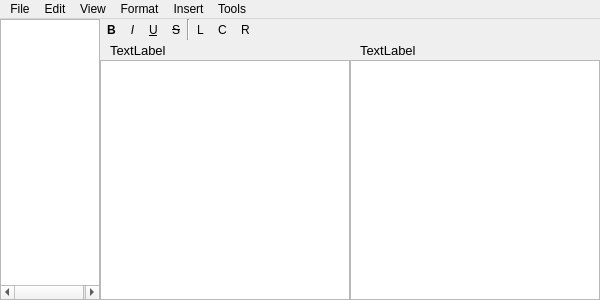
<?xml version="1.0" encoding="UTF-8"?>
<ui version="4.0">
 <class>MainWindow</class>
 <widget class="QMainWindow" name="MainWindow">
  <property name="geometry">
   <rect>
    <x>0</x>
    <y>0</y>
    <width>600</width>
    <height>300</height>
   </rect>
  </property>
  <property name="sizePolicy">
   <sizepolicy hsizetype="MinimumExpanding" vsizetype="MinimumExpanding">
    <horstretch>0</horstretch>
    <verstretch>0</verstretch>
   </sizepolicy>
  </property>
  <property name="minimumSize">
   <size>
    <width>600</width>
    <height>300</height>
   </size>
  </property>
  <property name="windowTitle">
   <string>Panja</string>
  </property>
  <widget class="QWidget" name="centralWidget">
   <property name="sizePolicy">
    <sizepolicy hsizetype="MinimumExpanding" vsizetype="MinimumExpanding">
     <horstretch>0</horstretch>
     <verstretch>0</verstretch>
    </sizepolicy>
   </property>
   <property name="layoutDirection">
    <enum>Qt::LeftToRight</enum>
   </property>
   <layout class="QHBoxLayout" name="horizontalLayout_3">
    <item>
     <widget class="QWidget" name="widget_3" native="true">
      <property name="sizePolicy">
       <sizepolicy hsizetype="Minimum" vsizetype="Preferred">
        <horstretch>0</horstretch>
        <verstretch>0</verstretch>
       </sizepolicy>
      </property>
      <property name="minimumSize">
       <size>
        <width>100</width>
        <height>0</height>
       </size>
      </property>
      <property name="maximumSize">
       <size>
        <width>200</width>
        <height>16777215</height>
       </size>
      </property>
      <layout class="QVBoxLayout" name="verticalLayout_2">
       <item>
        <widget class="QTreeWidget" name="treeWidget">
         <property name="contextMenuPolicy">
          <enum>Qt::CustomContextMenu</enum>
         </property>
         <property name="editTriggers">
          <set>QAbstractItemView::EditKeyPressed</set>
         </property>
         <property name="dragDropMode">
          <enum>QAbstractItemView::InternalMove</enum>
         </property>
         <property name="alternatingRowColors">
          <bool>true</bool>
         </property>
         <property name="indentation">
          <number>10</number>
         </property>
         <property name="headerHidden">
          <bool>true</bool>
         </property>
         <property name="expandsOnDoubleClick">
          <bool>false</bool>
         </property>
         <column>
          <property name="text">
           <string notr="true">1</string>
          </property>
         </column>
        </widget>
       </item>
      </layout>
     </widget>
    </item>
    <item>
     <widget class="QWidget" name="widget_2" native="true">
      <property name="sizePolicy">
       <sizepolicy hsizetype="MinimumExpanding" vsizetype="MinimumExpanding">
        <horstretch>0</horstretch>
        <verstretch>0</verstretch>
       </sizepolicy>
      </property>
      <layout class="QVBoxLayout" name="verticalLayout">
       <item>
        <widget class="QWidget" name="widgetTools" native="true">
         <layout class="QHBoxLayout" name="horizontalLayout">
          <property name="spacing">
           <number>0</number>
          </property>
          <property name="sizeConstraint">
           <enum>QLayout::SetDefaultConstraint</enum>
          </property>
          <property name="leftMargin">
           <number>0</number>
          </property>
          <property name="topMargin">
           <number>0</number>
          </property>
          <property name="rightMargin">
           <number>0</number>
          </property>
          <property name="bottomMargin">
           <number>0</number>
          </property>
          <item>
           <widget class="QToolButton" name="ButtonBold">
            <property name="enabled">
             <bool>true</bool>
            </property>
            <property name="sizePolicy">
             <sizepolicy hsizetype="Fixed" vsizetype="Fixed">
              <horstretch>0</horstretch>
              <verstretch>0</verstretch>
             </sizepolicy>
            </property>
            <property name="font">
             <font>
              <weight>75</weight>
              <bold>true</bold>
             </font>
            </property>
            <property name="text">
             <string>B</string>
            </property>
            <property name="iconSize">
             <size>
              <width>16</width>
              <height>16</height>
             </size>
            </property>
            <property name="checkable">
             <bool>true</bool>
            </property>
            <property name="toolButtonStyle">
             <enum>Qt::ToolButtonTextOnly</enum>
            </property>
            <property name="autoRaise">
             <bool>true</bool>
            </property>
           </widget>
          </item>
          <item>
           <widget class="QToolButton" name="ButtonItalic">
            <property name="font">
             <font>
              <italic>true</italic>
             </font>
            </property>
            <property name="text">
             <string>I</string>
            </property>
            <property name="checkable">
             <bool>true</bool>
            </property>
            <property name="toolButtonStyle">
             <enum>Qt::ToolButtonTextOnly</enum>
            </property>
            <property name="autoRaise">
             <bool>true</bool>
            </property>
           </widget>
          </item>
          <item>
           <widget class="QToolButton" name="ButtonUnderline">
            <property name="font">
             <font>
              <underline>true</underline>
             </font>
            </property>
            <property name="text">
             <string>U</string>
            </property>
            <property name="checkable">
             <bool>true</bool>
            </property>
            <property name="toolButtonStyle">
             <enum>Qt::ToolButtonTextOnly</enum>
            </property>
            <property name="autoRaise">
             <bool>true</bool>
            </property>
           </widget>
          </item>
          <item>
           <widget class="QToolButton" name="ButtonStrike">
            <property name="font">
             <font>
              <strikeout>true</strikeout>
             </font>
            </property>
            <property name="text">
             <string>S</string>
            </property>
            <property name="checkable">
             <bool>true</bool>
            </property>
            <property name="toolButtonStyle">
             <enum>Qt::ToolButtonTextOnly</enum>
            </property>
            <property name="autoRaise">
             <bool>true</bool>
            </property>
           </widget>
          </item>
          <item>
           <widget class="Line" name="line">
            <property name="orientation">
             <enum>Qt::Vertical</enum>
            </property>
           </widget>
          </item>
          <item>
           <widget class="QToolButton" name="ButtonAlignL">
            <property name="text">
             <string>L</string>
            </property>
            <property name="autoRaise">
             <bool>true</bool>
            </property>
           </widget>
          </item>
          <item>
           <widget class="QToolButton" name="ButtonAlignC">
            <property name="text">
             <string>C</string>
            </property>
            <property name="autoRaise">
             <bool>true</bool>
            </property>
           </widget>
          </item>
          <item>
           <widget class="QToolButton" name="ButtonAlignR">
            <property name="text">
             <string>R</string>
            </property>
            <property name="autoRaise">
             <bool>true</bool>
            </property>
           </widget>
          </item>
          <item>
           <spacer name="horizontalSpacer">
            <property name="orientation">
             <enum>Qt::Horizontal</enum>
            </property>
            <property name="sizeHint" stdset="0">
             <size>
              <width>40</width>
              <height>20</height>
             </size>
            </property>
           </spacer>
          </item>
         </layout>
        </widget>
       </item>
       <item>
        <widget class="QWidget" name="multiViewLabels" native="true">
         <layout class="QHBoxLayout" name="horizontalLayout_4">
          <item>
           <spacer name="horizontalSpacer_2">
            <property name="orientation">
             <enum>Qt::Horizontal</enum>
            </property>
            <property name="sizeType">
             <enum>QSizePolicy::Minimum</enum>
            </property>
            <property name="sizeHint" stdset="0">
             <size>
              <width>10</width>
              <height>20</height>
             </size>
            </property>
           </spacer>
          </item>
          <item>
           <widget class="QLabel" name="labelViewMain">
            <property name="sizePolicy">
             <sizepolicy hsizetype="Expanding" vsizetype="Preferred">
              <horstretch>0</horstretch>
              <verstretch>0</verstretch>
             </sizepolicy>
            </property>
            <property name="font">
             <font>
              <pointsize>10</pointsize>
             </font>
            </property>
            <property name="text">
             <string>TextLabel</string>
            </property>
           </widget>
          </item>
          <item>
           <spacer name="horizontalSpacer_3">
            <property name="orientation">
             <enum>Qt::Horizontal</enum>
            </property>
            <property name="sizeType">
             <enum>QSizePolicy::Minimum</enum>
            </property>
            <property name="sizeHint" stdset="0">
             <size>
              <width>10</width>
              <height>20</height>
             </size>
            </property>
           </spacer>
          </item>
          <item>
           <widget class="QLabel" name="labelViewOther">
            <property name="sizePolicy">
             <sizepolicy hsizetype="Expanding" vsizetype="Preferred">
              <horstretch>0</horstretch>
              <verstretch>0</verstretch>
             </sizepolicy>
            </property>
            <property name="font">
             <font>
              <pointsize>10</pointsize>
             </font>
            </property>
            <property name="text">
             <string>TextLabel</string>
            </property>
           </widget>
          </item>
         </layout>
        </widget>
       </item>
       <item>
        <widget class="QWidget" name="widgetTextEdit" native="true">
         <layout class="QHBoxLayout" name="horizontalLayout_2">
          <item>
           <widget class="PTextEdit" name="textEditMain">
            <property name="enabled">
             <bool>true</bool>
            </property>
            <property name="sizePolicy">
             <sizepolicy hsizetype="Expanding" vsizetype="Expanding">
              <horstretch>0</horstretch>
              <verstretch>0</verstretch>
             </sizepolicy>
            </property>
            <property name="tabStopWidth">
             <number>40</number>
            </property>
           </widget>
          </item>
          <item>
           <widget class="PTextEdit" name="textEditOther">
            <property name="enabled">
             <bool>true</bool>
            </property>
           </widget>
          </item>
         </layout>
        </widget>
       </item>
      </layout>
     </widget>
    </item>
   </layout>
  </widget>
  <widget class="QMenuBar" name="menuBar">
   <property name="geometry">
    <rect>
     <x>0</x>
     <y>0</y>
     <width>600</width>
     <height>21</height>
    </rect>
   </property>
   <property name="sizePolicy">
    <sizepolicy hsizetype="Preferred" vsizetype="Preferred">
     <horstretch>0</horstretch>
     <verstretch>0</verstretch>
    </sizepolicy>
   </property>
   <property name="font">
    <font>
     <pointsize>9</pointsize>
    </font>
   </property>
   <widget class="QMenu" name="menuFile">
    <property name="title">
     <string>File</string>
    </property>
    <widget class="QMenu" name="menuNew">
     <property name="title">
      <string>New...</string>
     </property>
     <addaction name="actionDocument"/>
     <addaction name="actionNote"/>
    </widget>
    <addaction name="menuNew"/>
    <addaction name="separator"/>
    <addaction name="actionOpen"/>
    <addaction name="actionSave"/>
    <addaction name="actionSave_All"/>
    <addaction name="actionSave_Project_As"/>
   </widget>
   <widget class="QMenu" name="menuEdit">
    <property name="title">
     <string>Edit</string>
    </property>
    <addaction name="actionUndo"/>
    <addaction name="actionRedo"/>
    <addaction name="separator"/>
    <addaction name="actionCopy"/>
    <addaction name="actionCut"/>
    <addaction name="actionPaste"/>
    <addaction name="actionSelect_All"/>
    <addaction name="separator"/>
    <addaction name="actionFind"/>
    <addaction name="actionFind_Replace"/>
   </widget>
   <widget class="QMenu" name="menuView">
    <property name="title">
     <string>View</string>
    </property>
    <addaction name="actionChapter_Notes"/>
    <addaction name="actionStory_Notes"/>
    <addaction name="separator"/>
    <addaction name="actionZoom_In"/>
    <addaction name="actionZoom_Out"/>
    <addaction name="actionReset_Zoom"/>
    <addaction name="actionFullscreen"/>
   </widget>
   <widget class="QMenu" name="menuFormat">
    <property name="title">
     <string>Format</string>
    </property>
    <addaction name="actionBold"/>
    <addaction name="actionItalic"/>
    <addaction name="actionUnderline"/>
    <addaction name="actionStrikethrough"/>
    <addaction name="separator"/>
    <addaction name="actionAlignLeft"/>
    <addaction name="actionAlignCenter"/>
    <addaction name="actionAlignRight"/>
   </widget>
   <widget class="QMenu" name="menuInsert">
    <property name="title">
     <string>Insert</string>
    </property>
   </widget>
   <widget class="QMenu" name="menuTools">
    <property name="title">
     <string>Tools</string>
    </property>
    <addaction name="actionStats"/>
    <addaction name="separator"/>
   </widget>
   <addaction name="menuFile"/>
   <addaction name="menuEdit"/>
   <addaction name="menuView"/>
   <addaction name="menuFormat"/>
   <addaction name="menuInsert"/>
   <addaction name="menuTools"/>
  </widget>
  <action name="actionOpen">
   <property name="text">
    <string>Open Project...</string>
   </property>
  </action>
  <action name="actionSave_All">
   <property name="text">
    <string>Save All</string>
   </property>
   <property name="shortcut">
    <string>Ctrl+S</string>
   </property>
  </action>
  <action name="actionSave_Project_As">
   <property name="text">
    <string>Save Project As...</string>
   </property>
  </action>
  <action name="actionUndo">
   <property name="text">
    <string>Undo</string>
   </property>
   <property name="shortcut">
    <string>Ctrl+U</string>
   </property>
  </action>
  <action name="actionCopy">
   <property name="text">
    <string>Copy</string>
   </property>
   <property name="shortcut">
    <string>Ctrl+C</string>
   </property>
  </action>
  <action name="actionCut">
   <property name="text">
    <string>Cut</string>
   </property>
   <property name="shortcut">
    <string>Ctrl+X</string>
   </property>
  </action>
  <action name="actionPaste">
   <property name="text">
    <string>Paste</string>
   </property>
   <property name="shortcut">
    <string>Ctrl+V</string>
   </property>
  </action>
  <action name="actionSelect_All">
   <property name="text">
    <string>Select All</string>
   </property>
   <property name="shortcut">
    <string>Ctrl+A</string>
   </property>
  </action>
  <action name="actionFind">
   <property name="text">
    <string>Find...</string>
   </property>
   <property name="shortcut">
    <string>Ctrl+F</string>
   </property>
  </action>
  <action name="actionFind_Replace">
   <property name="text">
    <string>Find/Replace</string>
   </property>
  </action>
  <action name="actionChapter_Notes">
   <property name="text">
    <string>Chapter Notes</string>
   </property>
  </action>
  <action name="actionStory_Notes">
   <property name="text">
    <string>Story Notes</string>
   </property>
  </action>
  <action name="actionBold">
   <property name="text">
    <string>Bold</string>
   </property>
  </action>
  <action name="actionItalic">
   <property name="text">
    <string>Italic</string>
   </property>
  </action>
  <action name="actionUnderline">
   <property name="text">
    <string>Underline</string>
   </property>
  </action>
  <action name="actionStrikethrough">
   <property name="text">
    <string>Strikethrough</string>
   </property>
  </action>
  <action name="actionStats">
   <property name="text">
    <string>Stats</string>
   </property>
  </action>
  <action name="actionAlignLeft">
   <property name="text">
    <string>Left Align</string>
   </property>
  </action>
  <action name="actionAlignCenter">
   <property name="text">
    <string>Center Align</string>
   </property>
  </action>
  <action name="actionAlignRight">
   <property name="text">
    <string>Right Align</string>
   </property>
  </action>
  <action name="actionZoom_In">
   <property name="text">
    <string>Zoom In</string>
   </property>
  </action>
  <action name="actionZoom_Out">
   <property name="text">
    <string>Zoom Out</string>
   </property>
  </action>
  <action name="actionRedo">
   <property name="text">
    <string>Redo</string>
   </property>
  </action>
  <action name="actionReset_Zoom">
   <property name="text">
    <string>Reset Zoom</string>
   </property>
  </action>
  <action name="actionDocument">
   <property name="text">
    <string>Document</string>
   </property>
  </action>
  <action name="actionNote">
   <property name="text">
    <string>Note</string>
   </property>
  </action>
  <action name="actionTreeItemRename">
   <property name="text">
    <string>Rename</string>
   </property>
   <property name="toolTip">
    <string>Tree Item Rename</string>
   </property>
  </action>
  <action name="actionTreeItemDelete">
   <property name="text">
    <string>Delete</string>
   </property>
   <property name="toolTip">
    <string>Tree Item Delete</string>
   </property>
  </action>
  <action name="actionSave">
   <property name="text">
    <string>Save</string>
   </property>
  </action>
  <action name="actionFullscreen">
   <property name="text">
    <string>Fullscreen</string>
   </property>
   <property name="shortcut">
    <string>F11</string>
   </property>
  </action>
  <action name="actionTreeItemOpenInOtherView">
   <property name="text">
    <string>Open In Other View</string>
   </property>
  </action>
 </widget>
 <layoutdefault spacing="0" margin="0"/>
 <customwidgets>
  <customwidget>
   <class>PTextEdit</class>
   <extends>QTextEdit</extends>
   <header>ptextedit.h</header>
  </customwidget>
 </customwidgets>
 <resources/>
 <connections>
  <connection>
   <sender>treeWidget</sender>
   <signal>customContextMenuRequested(QPoint)</signal>
   <receiver>MainWindow</receiver>
   <slot>onTreeWidgetContextMenu(QPoint)</slot>
   <hints>
    <hint type="sourcelabel">
     <x>108</x>
     <y>160</y>
    </hint>
    <hint type="destinationlabel">
     <x>299</x>
     <y>149</y>
    </hint>
   </hints>
  </connection>
  <connection>
   <sender>treeWidget</sender>
   <signal>itemDoubleClicked(QTreeWidgetItem*,int)</signal>
   <receiver>MainWindow</receiver>
   <slot>onTreeWidgetItemDoubleClicked(QTreeWidgetItem*)</slot>
   <hints>
    <hint type="sourcelabel">
     <x>108</x>
     <y>160</y>
    </hint>
    <hint type="destinationlabel">
     <x>299</x>
     <y>149</y>
    </hint>
   </hints>
  </connection>
  <connection>
   <sender>ButtonBold</sender>
   <signal>toggled(bool)</signal>
   <receiver>MainWindow</receiver>
   <slot>toggleTextBold(bool)</slot>
   <hints>
    <hint type="sourcelabel">
     <x>233</x>
     <y>48</y>
    </hint>
    <hint type="destinationlabel">
     <x>299</x>
     <y>149</y>
    </hint>
   </hints>
  </connection>
  <connection>
   <sender>ButtonAlignL</sender>
   <signal>clicked()</signal>
   <receiver>MainWindow</receiver>
   <slot>setTextAlignLeft()</slot>
   <hints>
    <hint type="sourcelabel">
     <x>313</x>
     <y>48</y>
    </hint>
    <hint type="destinationlabel">
     <x>299</x>
     <y>149</y>
    </hint>
   </hints>
  </connection>
  <connection>
   <sender>ButtonAlignC</sender>
   <signal>clicked()</signal>
   <receiver>MainWindow</receiver>
   <slot>setTextAlignCenter()</slot>
   <hints>
    <hint type="sourcelabel">
     <x>332</x>
     <y>48</y>
    </hint>
    <hint type="destinationlabel">
     <x>299</x>
     <y>149</y>
    </hint>
   </hints>
  </connection>
  <connection>
   <sender>ButtonAlignR</sender>
   <signal>clicked()</signal>
   <receiver>MainWindow</receiver>
   <slot>setTextAlignRight()</slot>
   <hints>
    <hint type="sourcelabel">
     <x>352</x>
     <y>48</y>
    </hint>
    <hint type="destinationlabel">
     <x>299</x>
     <y>149</y>
    </hint>
   </hints>
  </connection>
  <connection>
   <sender>ButtonItalic</sender>
   <signal>toggled(bool)</signal>
   <receiver>MainWindow</receiver>
   <slot>toggleTextItalic(bool)</slot>
   <hints>
    <hint type="sourcelabel">
     <x>153</x>
     <y>48</y>
    </hint>
    <hint type="destinationlabel">
     <x>299</x>
     <y>149</y>
    </hint>
   </hints>
  </connection>
  <connection>
   <sender>ButtonUnderline</sender>
   <signal>toggled(bool)</signal>
   <receiver>MainWindow</receiver>
   <slot>toggleTextUnderline(bool)</slot>
   <hints>
    <hint type="sourcelabel">
     <x>172</x>
     <y>48</y>
    </hint>
    <hint type="destinationlabel">
     <x>299</x>
     <y>149</y>
    </hint>
   </hints>
  </connection>
  <connection>
   <sender>ButtonStrike</sender>
   <signal>toggled(bool)</signal>
   <receiver>MainWindow</receiver>
   <slot>toggleTextStrikethrough(bool)</slot>
   <hints>
    <hint type="sourcelabel">
     <x>192</x>
     <y>48</y>
    </hint>
    <hint type="destinationlabel">
     <x>299</x>
     <y>149</y>
    </hint>
   </hints>
  </connection>
  <connection>
   <sender>textEditMain</sender>
   <signal>cursorPositionChanged()</signal>
   <receiver>MainWindow</receiver>
   <slot>updateTools()</slot>
   <hints>
    <hint type="sourcelabel">
     <x>241</x>
     <y>195</y>
    </hint>
    <hint type="destinationlabel">
     <x>299</x>
     <y>149</y>
    </hint>
   </hints>
  </connection>
  <connection>
   <sender>textEditOther</sender>
   <signal>cursorPositionChanged()</signal>
   <receiver>MainWindow</receiver>
   <slot>updateTools()</slot>
   <hints>
    <hint type="sourcelabel">
     <x>464</x>
     <y>195</y>
    </hint>
    <hint type="destinationlabel">
     <x>299</x>
     <y>149</y>
    </hint>
   </hints>
  </connection>
 </connections>
 <designerdata>
  <property name="gridDeltaX">
   <number>5</number>
  </property>
  <property name="gridDeltaY">
   <number>5</number>
  </property>
  <property name="gridSnapX">
   <bool>true</bool>
  </property>
  <property name="gridSnapY">
   <bool>true</bool>
  </property>
  <property name="gridVisible">
   <bool>true</bool>
  </property>
 </designerdata>
 <slots>
  <slot>onTreeWidgetContextMenu(QPoint)</slot>
  <slot>onTreeWidgetItemDoubleClicked(QTreeWidgetItem*)</slot>
  <slot>toggleTextBold(bool)</slot>
  <slot>onTextCursorMoved()</slot>
  <slot>setTextAlignLeft()</slot>
  <slot>setTextAlignCenter()</slot>
  <slot>setTextAlignRight()</slot>
  <slot>toggleTextItalic(bool)</slot>
  <slot>toggleTextUnderline(bool)</slot>
  <slot>toggleTextStrikethrough(bool)</slot>
  <slot>updateTools()</slot>
 </slots>
</ui>
